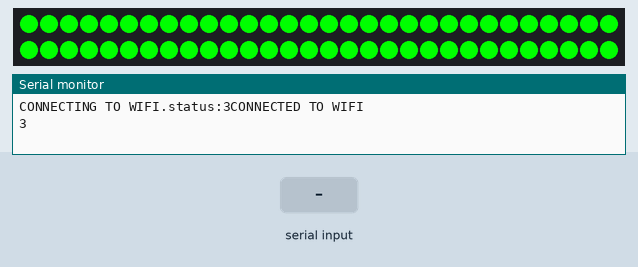
This sketch was run on a simulated Arduino Uno R4 WiFi. Parts: 60 RGB LEDs in strip order, left to right, continuing on the next row, the last lines printed to the serial monitor. The inputs (shaded band) are chosen by the test bench. WiFi joins after 1.5 s; servers stay silent unless stated; colours are those a GRB WS2812 strip shows for the declared byte order; not simulated (calls return 0 or success): Arduino_secrets.h.

Above: at 11.6 s.
13.8 s: "90;45;200\n" received over Serial
At 14.1 s:
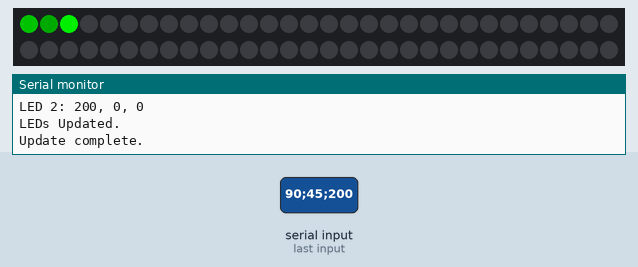
15.3 s: "90,45,200\n" received over Serial
16.8 s: "30;150\n" received over Serial
18.3 s: "5\n" received over Serial
Timing chart, 0 to 20.8 s (numbered marks = the images above; inputs shaded):
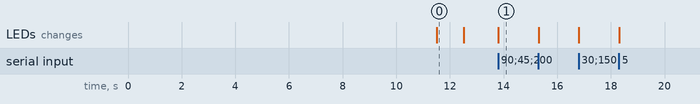

Measured:
- after the input at 13.8 s, the LEDs: change at once (image 1)
- what the display in image 0 shows lasts 1.0 s, from 11.5 s to 12.5 s

The sketch:

Arduino.ino
```cpp
#include <string>
#include "WiFiS3.h"
#include "Arduino_secrets.h"
#include "FastLED.h"

#define NUM_LEDS 60
#define DATA_PIN 6

// Secrets
char ssid[] = WIFI_NETWORK_NAME;
char pass[] = WIFI_PASSWORD;
char server[] = WEB_ADDRESS;

WiFiClient client;
int status = WL_IDLE_STATUS;
CRGB leds[NUM_LEDS];

void setup()
{
  Serial.begin(9600);
  FastLED.addLeds<WS2812, DATA_PIN>(leds, NUM_LEDS);
  FastLED.clear();
  FastLED.show();

  while (!Serial)
    ;

  while (status != WL_CONNECTED)
  {
    Serial.print("CONNECTING TO WIFI.");
    status = WiFi.begin(ssid, pass);

    delay(10000);
    Serial.print("status:");
    Serial.print(status);
  }
  Serial.println("CONNECTED TO WIFI");
  Serial.println(status);

  // Test LEDs to ensure they are working
  for (int i = 0; i < NUM_LEDS; i++)
  {
    leds[i] = CRGB::Red;
  }
  FastLED.show();
  delay(1000);
  FastLED.clear();
  FastLED.show();
}

void loop()
{
  if (!client.connected())
  {
    Serial.println();
    Serial.println("DISCONNECTING FROM SERVER.");
    client.stop();

    // Attempt to reconnect to the server
    while (!client.connect(server, 3000))
    {
      Serial.println("RECONNECTING TO SERVER.");
      delay(2000);
    }
    Serial.println("CONNECTED TO SERVER.");
  }

  if (Serial.available() > 0)
  {
    String color = Serial.readStringUntil('\n');
    Serial.print("Received RGB values and brightness: ");
    Serial.println(color);

    char colorArray[color.length() + 1];
    color.toCharArray(colorArray, color.length() + 1);

    int brightness = 255; // Default brightness
    int r, g, b;
    char *token = strtok(colorArray, ";");
    int i = 0;

    while (token != NULL)
    {
      if (i < NUM_LEDS)
      {
        sscanf(token, "%d,%d,%d", &r, &g, &b);
        leds[i] = CRGB(r, g, b);
        Serial.print("LED ");
        Serial.print(i);
        Serial.print(": ");
        Serial.print(r);
        Serial.print(", ");
        Serial.print(g);
        Serial.print(", ");
        Serial.println(b);
      }
      else
      {
        brightness = atoi(token);
        Serial.print("Brightness: ");
        Serial.println(brightness);
      }
      token = strtok(NULL, ";");
      i++;
    }

    FastLED.setBrightness(brightness);
    FastLED.show();

    Serial.println("LEDs Updated.");
    Serial.println("Update complete.");
  }
}
```
